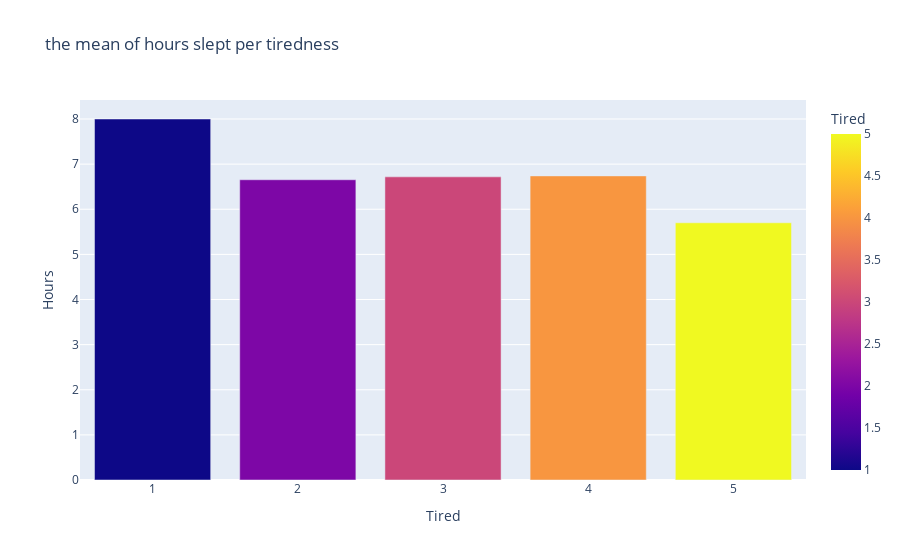

This figure's notebook cell:
### Markdown cell above
Now we can see that breakfast eaters tend to be less tired than those who don’t have breakfast in the morning

### Code cell
# using plotly
# getting the mean over Hours grouped by Tired
fig = px.bar(df_sleep.groupby("Tired")["Hours"].mean().reset_index(), x='Tired', y='Hours', color="Tired", title="the mean of hours slept per tiredness")
fig.show()

### Figure 1 — Plotly figure (JSON) as saved in the notebook; plotly's stock layout.template omitted (floating-point values rounded to 4 significant figures)
{"data": [{"alignmentgroup": "True", "hovertemplate": "Tired=%{marker.color}<br>Hours=%{y}<extra></extra>", "legendgroup": "", "marker": {"color": [1, 2, 3, 4, 5], "coloraxis": "coloraxis"}, "name": "", "offsetgroup": "", "orientation": "v", "showlegend": false, "textposition": "auto", "type": "bar", "x": [1, 2, 3, 4, 5], "xaxis": "x", "y": [8, 6.654, 6.718, 6.739, 5.7], "yaxis": "y"}], "layout": {"barmode": "relative", "coloraxis": {"colorbar": {"title": {"text": "Tired"}}, "colorscale": [[0, "#0d0887"], [0.1111, "#46039f"], [0.2222, "#7201a8"], [0.3333, "#9c179e"], [0.4444, "#bd3786"], [0.5556, "#d8576b"], [0.6667, "#ed7953"], [0.7778, "#fb9f3a"], [0.8889, "#fdca26"], [1, "#f0f921"]]}, "legend": {"tracegroupgap": 0}, "title": {"text": "the mean of hours slept per tiredness"}, "xaxis": {"anchor": "y", "domain": [0, 1], "title": {"text": "Tired"}}, "yaxis": {"anchor": "x", "domain": [0, 1], "title": {"text": "Hours"}}}}
